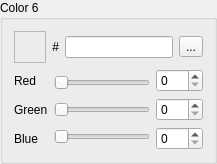
        <widget class="QGroupBox" name="group_6">
         <property name="title">
          <string>Color 6</string>
         </property>
         <layout class="QFormLayout" name="formLayout_47">
          <item row="0" column="0">
           <widget class="QFrame" name="colorFrame_6">
            <property name="minimumSize">
             <size>
              <width>32</width>
              <height>32</height>
             </size>
            </property>
            <property name="maximumSize">
             <size>
              <width>32</width>
              <height>32</height>
             </size>
            </property>
            <property name="frameShape">
             <enum>QFrame::StyledPanel</enum>
            </property>
            <property name="frameShadow">
             <enum>QFrame::Raised</enum>
            </property>
           </widget>
          </item>
          <item row="1" column="0" colspan="2">
           <widget class="QFrame" name="frame_163">
            <property name="frameShape">
             <enum>QFrame::NoFrame</enum>
            </property>
            <property name="frameShadow">
             <enum>QFrame::Raised</enum>
            </property>
            <layout class="QHBoxLayout" name="horizontalLayout_47">
             <property name="leftMargin">
              <number>0</number>
             </property>
             <property name="topMargin">
              <number>0</number>
             </property>
             <property name="rightMargin">
              <number>0</number>
             </property>
             <property name="bottomMargin">
              <number>0</number>
             </property>
             <item>
              <widget class="QFrame" name="frame_164">
               <property name="frameShape">
                <enum>QFrame::NoFrame</enum>
               </property>
               <property name="frameShadow">
                <enum>QFrame::Raised</enum>
               </property>
               <layout class="QVBoxLayout" name="verticalLayout_93">
                <property name="leftMargin">
                 <number>0</number>
                </property>
                <property name="topMargin">
                 <number>0</number>
                </property>
                <property name="rightMargin">
                 <number>0</number>
                </property>
                <property name="bottomMargin">
                 <number>0</number>
                </property>
                <item>
                 <widget class="QLabel" name="label_93">
                  <property name="text">
                   <string>Red</string>
                  </property>
                 </widget>
                </item>
                <item>
                 <widget class="QLabel" name="label_94">
                  <property name="text">
                   <string>Green</string>
                  </property>
                 </widget>
                </item>
                <item>
                 <widget class="QLabel" name="label_95">
                  <property name="text">
                   <string>Blue</string>
                  </property>
                 </widget>
                </item>
               </layout>
              </widget>
             </item>
             <item>
              <widget class="QFrame" name="frame_165">
               <property name="frameShape">
                <enum>QFrame::NoFrame</enum>
               </property>
               <property name="frameShadow">
                <enum>QFrame::Raised</enum>
               </property>
               <layout class="QVBoxLayout" name="verticalLayout_94">
                <property name="leftMargin">
                 <number>0</number>
                </property>
                <property name="topMargin">
                 <number>0</number>
                </property>
                <property name="rightMargin">
                 <number>0</number>
                </property>
                <property name="bottomMargin">
                 <number>0</number>
                </property>
                <item>
                 <widget class="QSlider" name="slider_red_6">
                  <property name="maximum">
                   <number>31</number>
                  </property>
                  <property name="pageStep">
                   <number>4</number>
                  </property>
                  <property name="orientation">
                   <enum>Qt::Horizontal</enum>
                  </property>
                 </widget>
                </item>
                <item>
                 <widget class="QSlider" name="slider_green_6">
                  <property name="maximum">
                   <number>31</number>
                  </property>
                  <property name="pageStep">
                   <number>4</number>
                  </property>
                  <property name="orientation">
                   <enum>Qt::Horizontal</enum>
                  </property>
                 </widget>
                </item>
                <item>
                 <widget class="QSlider" name="slider_blue_6">
                  <property name="maximum">
                   <number>31</number>
                  </property>
                  <property name="pageStep">
                   <number>4</number>
                  </property>
                  <property name="orientation">
                   <enum>Qt::Horizontal</enum>
                  </property>
                 </widget>
                </item>
               </layout>
              </widget>
             </item>
             <item>
              <widget class="QFrame" name="frame_166">
               <property name="frameShape">
                <enum>QFrame::NoFrame</enum>
               </property>
               <property name="frameShadow">
                <enum>QFrame::Raised</enum>
               </property>
               <layout class="QVBoxLayout" name="verticalLayout_95">
                <property name="leftMargin">
                 <number>0</number>
                </property>
                <property name="topMargin">
                 <number>0</number>
                </property>
                <property name="rightMargin">
                 <number>0</number>
                </property>
                <property name="bottomMargin">
                 <number>0</number>
                </property>
                <item>
                 <widget class="QSpinBox" name="spin_red_6">
                  <property name="maximum">
                   <number>255</number>
                  </property>
                  <property name="singleStep">
                   <number>8</number>
                  </property>
                 </widget>
                </item>
                <item>
                 <widget class="QSpinBox" name="spin_green_6">
                  <property name="maximum">
                   <number>255</number>
                  </property>
                  <property name="singleStep">
                   <number>8</number>
                  </property>
                 </widget>
                </item>
                <item>
                 <widget class="QSpinBox" name="spin_blue_6">
                  <property name="maximum">
                   <number>255</number>
                  </property>
                  <property name="singleStep">
                   <number>8</number>
                  </property>
                 </widget>
                </item>
               </layout>
              </widget>
             </item>
            </layout>
           </widget>
          </item>
          <item row="0" column="1">
           <widget class="QFrame" name="frame_167">
            <property name="frameShape">
             <enum>QFrame::NoFrame</enum>
            </property>
            <property name="frameShadow">
             <enum>QFrame::Raised</enum>
            </property>
            <layout class="QVBoxLayout" name="verticalLayout_96">
             <property name="leftMargin">
              <number>0</number>
             </property>
             <property name="topMargin">
              <number>0</number>
             </property>
             <property name="rightMargin">
              <number>0</number>
             </property>
             <property name="bottomMargin">
              <number>0</number>
             </property>
             <item>
              <widget class="QFrame" name="frame_168">
               <property name="frameShape">
                <enum>QFrame::NoFrame</enum>
               </property>
               <property name="frameShadow">
                <enum>QFrame::Raised</enum>
               </property>
               <layout class="QGridLayout" name="gridLayout_8">
                <property name="leftMargin">
                 <number>0</number>
                </property>
                <property name="topMargin">
                 <number>0</number>
                </property>
                <property name="rightMargin">
                 <number>0</number>
                </property>
                <property name="bottomMargin">
                 <number>0</number>
                </property>
                <item row="0" column="0">
                 <widget class="QFrame" name="frame_169">
                  <property name="frameShape">
                   <enum>QFrame::NoFrame</enum>
                  </property>
                  <property name="frameShadow">
                   <enum>QFrame::Raised</enum>
                  </property>
                  <layout class="QFormLayout" name="formLayout_48">
                   <property name="leftMargin">
                    <number>0</number>
                   </property>
                   <property name="topMargin">
                    <number>0</number>
                   </property>
                   <property name="rightMargin">
                    <number>0</number>
                   </property>
                   <property name="bottomMargin">
                    <number>0</number>
                   </property>
                   <item row="0" column="0">
                    <widget class="QLabel" name="label_96">
                     <property name="text">
                      <string>#</string>
                     </property>
                     <property name="alignment">
                      <set>Qt::AlignRight|Qt::AlignTrailing|Qt::AlignVCenter</set>
                     </property>
                    </widget>
                   </item>
                   <item row="0" column="1">
                    <widget class="QLineEdit" name="hex_6"/>
                   </item>
                  </layout>
                 </widget>
                </item>
                <item row="0" column="1">
                 <widget class="QToolButton" name="pick_6">
                  <property name="text">
                   <string>...</string>
                  </property>
                  <property name="icon">
                   <iconset resource="../resources/images.qrc">
                    <normaloff>:/icons/pipette.ico</normaloff>:/icons/pipette.ico</iconset>
                  </property>
                 </widget>
                </item>
               </layout>
              </widget>
             </item>
            </layout>
           </widget>
          </item>
         </layout>
        </widget>
